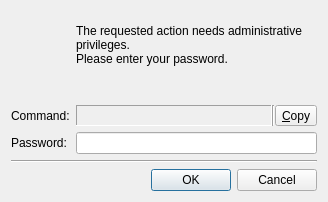
<?xml version="1.0" encoding="UTF-8"?>
<ui version="4.0">
 <class>PasswordDialog</class>
 <widget class="QDialog" name="PasswordDialog">
  <property name="geometry">
   <rect>
    <x>0</x>
    <y>0</y>
    <width>328</width>
    <height>202</height>
   </rect>
  </property>
  <property name="windowTitle">
   <string notr="true">QTGZManager sudo</string>
  </property>
  <layout class="QVBoxLayout" name="verticalLayout">
   <item>
    <layout class="QGridLayout" name="gridLayout">
     <item row="2" column="1">
      <layout class="QHBoxLayout" name="commandLayout">
       <property name="spacing">
        <number>0</number>
       </property>
       <item>
        <widget class="QLabel" name="commandL">
         <property name="minimumSize">
          <size>
           <width>1</width>
           <height>0</height>
          </size>
         </property>
         <property name="frameShape">
          <enum>QFrame::Panel</enum>
         </property>
         <property name="frameShadow">
          <enum>QFrame::Sunken</enum>
         </property>
        </widget>
       </item>
       <item>
        <widget class="Line" name="line_2">
         <property name="orientation">
          <enum>Qt::Vertical</enum>
         </property>
        </widget>
       </item>
       <item>
        <widget class="QToolButton" name="commandCopyBtn">
         <property name="toolTip">
          <string>Copy command to clipboard</string>
         </property>
         <property name="text">
          <string>&amp;Copy</string>
         </property>
         <property name="icon">
          <iconset theme="edit-copy">
           <normaloff>.</normaloff>.</iconset>
         </property>
         <property name="toolButtonStyle">
          <enum>Qt::ToolButtonIconOnly</enum>
         </property>
        </widget>
       </item>
      </layout>
     </item>
     <item row="1" column="1">
      <widget class="QLabel" name="errorL">
       <property name="sizePolicy">
        <sizepolicy hsizetype="Preferred" vsizetype="Fixed">
         <horstretch>0</horstretch>
         <verstretch>0</verstretch>
        </sizepolicy>
       </property>
      </widget>
     </item>
     <item row="0" column="1" alignment="Qt::AlignVCenter">
      <widget class="QLabel" name="descriptionL">
       <property name="sizePolicy">
        <sizepolicy hsizetype="MinimumExpanding" vsizetype="MinimumExpanding">
         <horstretch>0</horstretch>
         <verstretch>1</verstretch>
        </sizepolicy>
       </property>
       <property name="minimumSize">
        <size>
         <width>230</width>
         <height>0</height>
        </size>
       </property>
       <property name="text">
        <string>The requested action needs administrative privileges.&lt;br&gt;Please enter your password.</string>
       </property>
       <property name="wordWrap">
        <bool>true</bool>
       </property>
      </widget>
     </item>
     <item row="0" column="0">
      <widget class="QLabel" name="iconL">
       <property name="alignment">
        <set>Qt::AlignCenter</set>
       </property>
      </widget>
     </item>
     <item row="1" column="0">
      <widget class="QLabel" name="backendL">
       <property name="sizePolicy">
        <sizepolicy hsizetype="Preferred" vsizetype="Fixed">
         <horstretch>0</horstretch>
         <verstretch>0</verstretch>
        </sizepolicy>
       </property>
       <property name="toolTip">
        <string>LXQt sudo backend</string>
       </property>
       <property name="whatsThis">
        <string>A program LXQt sudo calls in background to elevate privileges.</string>
       </property>
       <property name="alignment">
        <set>Qt::AlignCenter</set>
       </property>
      </widget>
     </item>
     <item row="2" column="0">
      <widget class="QLabel" name="descCommandL">
       <property name="text">
        <string>Command:</string>
       </property>
      </widget>
     </item>
     <item row="3" column="0" rowspan="2">
      <widget class="QLabel" name="descPasswordL">
       <property name="text">
        <string>Password:</string>
       </property>
      </widget>
     </item>
     <item row="3" column="1" rowspan="2">
      <widget class="QLineEdit" name="passwordLE">
       <property name="toolTip">
        <string>Enter password</string>
       </property>
       <property name="echoMode">
        <enum>QLineEdit::Password</enum>
       </property>
      </widget>
     </item>
    </layout>
   </item>
   <item>
    <widget class="Line" name="line">
     <property name="orientation">
      <enum>Qt::Horizontal</enum>
     </property>
    </widget>
   </item>
   <item>
    <widget class="QDialogButtonBox" name="buttonBox">
     <property name="focusPolicy">
      <enum>Qt::TabFocus</enum>
     </property>
     <property name="orientation">
      <enum>Qt::Horizontal</enum>
     </property>
     <property name="standardButtons">
      <set>QDialogButtonBox::Cancel|QDialogButtonBox::Ok</set>
     </property>
    </widget>
   </item>
  </layout>
 </widget>
 <tabstops>
  <tabstop>passwordLE</tabstop>
  <tabstop>buttonBox</tabstop>
  <tabstop>commandCopyBtn</tabstop>
 </tabstops>
 <resources/>
 <connections>
  <connection>
   <sender>buttonBox</sender>
   <signal>accepted()</signal>
   <receiver>PasswordDialog</receiver>
   <slot>accept()</slot>
   <hints>
    <hint type="sourcelabel">
     <x>248</x>
     <y>254</y>
    </hint>
    <hint type="destinationlabel">
     <x>157</x>
     <y>274</y>
    </hint>
   </hints>
  </connection>
  <connection>
   <sender>buttonBox</sender>
   <signal>rejected()</signal>
   <receiver>PasswordDialog</receiver>
   <slot>reject()</slot>
   <hints>
    <hint type="sourcelabel">
     <x>316</x>
     <y>260</y>
    </hint>
    <hint type="destinationlabel">
     <x>286</x>
     <y>274</y>
    </hint>
   </hints>
  </connection>
 </connections>
</ui>
